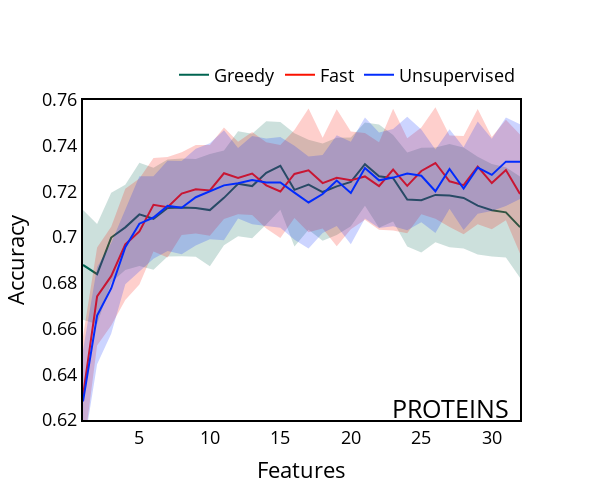

The notebook cell this image was saved under:
### Code cell
PROTEINS_g["y_upper"] = PROTEINS_g["accuracy_contribution"] + PROTEINS_g["accuracy_contribution_std"]
PROTEINS_g["y_lower"] = PROTEINS_g["accuracy_contribution"] - PROTEINS_g["accuracy_contribution_std"]

PROTEINS_f["y_upper"] = PROTEINS_f["accuracy_contribution"] + PROTEINS_f["accuracy_contribution_std"]
PROTEINS_f["y_lower"] = PROTEINS_f["accuracy_contribution"] - PROTEINS_f["accuracy_contribution_std"]

PROTEINS_u["y_upper"] = PROTEINS_u["accuracy_contribution"] + PROTEINS_u["accuracy_contribution_std"]
PROTEINS_u["y_lower"] = PROTEINS_u["accuracy_contribution"] - PROTEINS_u["accuracy_contribution_std"]


x_g = [i+1 for i in PROTEINS_g.index.tolist()]
y_g = PROTEINS_g["accuracy_contribution"].tolist()
y_upper_g = PROTEINS_g["y_upper"].tolist()
y_lower_g = PROTEINS_g["y_lower"].tolist()

x_f = [i+1 for i in PROTEINS_f.index.tolist()]
y_f = PROTEINS_f["accuracy_contribution"].tolist()
y_upper_f = PROTEINS_f["y_upper"].tolist()
y_lower_f = PROTEINS_f["y_lower"].tolist()

x_u = [i+1 for i in PROTEINS_u.index.tolist()]
y_u = PROTEINS_u["accuracy_contribution"].tolist()
y_upper_u = PROTEINS_u["y_upper"].tolist()
y_lower_u = PROTEINS_u["y_lower"].tolist()


fig = go.Figure([
    go.Scatter(
        x=x_g,
        y=y_g,
        line=dict(color='rgb(0,100,80)'),
        mode='lines',
        name="Greedy"
    ),
    go.Scatter(
        x=x_g+x_g[::-1], # x, then x reversed
        y=y_upper_g+y_lower_g[::-1], # upper, then lower reversed
        fill='toself',
        fillcolor='rgba(0,100,80,0.2)',
        line=dict(color='rgba(255,255,255,0)'),
        hoverinfo="skip",
        showlegend=False
    ),

    go.Scatter(
        x=x_f,
        y=y_f,
        line=dict(color='rgb(250, 17, 0)'),
        mode='lines',
        name="Fast"
    ),
    go.Scatter(
        x=x_f+x_f[::-1], # x, then x reversed
        y=y_upper_f+y_lower_f[::-1], # upper, then lower reversed
        fill='toself',
        fillcolor='rgba(250, 17, 0,0.2)',
        line=dict(color='rgba(235, 37, 23,0)'),
        hoverinfo="skip",
        showlegend=False
    ),

    go.Scatter(
        x=x_u,
        y=y_u,
        line=dict(color='rgb(3, 44, 252)'),
        mode='lines',
        name="Unsupervised"
    ),
    go.Scatter(
        x=x_u+x_u[::-1], # x, then x reversed
        y=y_upper_u+y_lower_u[::-1], # upper, then lower reversed
        fill='toself',
        fillcolor='rgba(3, 44, 252,0.2)',
        line=dict(color='rgba(3, 44, 252,0)'),
        hoverinfo="skip",
        showlegend=False
    )
])



# Update figure layout
fig.update_layout(title={'text':'PROTEINS', 'y':0.2, 'x':0.75,'xanchor': 'center','yanchor': 'top'})
fig.update_layout(paper_bgcolor='white')
fig.update_layout(plot_bgcolor='white')
fig.update_yaxes(color='black')
fig.update_layout(
    yaxis = dict(
        title = "Accuracy",
        zeroline=True,
        showline = True,
        linecolor = 'black',
        mirror=True,
        linewidth = 2
    ),
    xaxis = dict(
        title = "Features",
        mirror=True,
        zeroline=True,
        showline = True,
        linecolor = 'black',
        linewidth = 2,
    ),
    width=600,
    height=500,
    font=dict(
    size=18,
    color="black")  
)
fig.update_layout(showlegend=True)
fig.update_layout(yaxis_range=[0.62,0.76])
fig.update_xaxes(showgrid=False, gridwidth=0.5, gridcolor='#e3e1e1')
fig.update_yaxes(showgrid=False, gridwidth=0.5, gridcolor='grey')
fig.update_traces(marker_line_color='black', marker_line_width=1.0, opacity=1.0)

fig.update_layout(legend=dict(
    orientation="h",
    yanchor="bottom",
    y=1.02,
    xanchor="right",
    x=1
))


fig.show()

### Figure 1 — Plotly figure (JSON) as saved in the notebook; plotly's stock layout.template omitted (floating-point values rounded to 4 significant figures)
{"data": [{"line": {"color": "rgb(0,100,80)"}, "marker": {"line": {"color": "black", "width": 1}}, "mode": "lines", "name": "Greedy", "opacity": 1, "type": "scatter", "x": [1, 2, 3, 4, 5, 6, 7, 8, 9, 10, 11, 12, 13, 14, 15, 16, 17, 18, 19, 20, 21, 22, 23, 24, 25, 26, 27, 28, 29, 30, 31, 32], "y": [0.6878, 0.6838, 0.6998, 0.7043, 0.7099, 0.708, 0.7128, 0.713, 0.7128, 0.7118, 0.7172, 0.7234, 0.7223, 0.7281, 0.7312, 0.7207, 0.723, 0.7197, 0.7222, 0.7241, 0.7319, 0.7266, 0.7258, 0.7165, 0.7162, 0.7185, 0.7182, 0.7172, 0.7138, 0.7118, 0.7108, 0.7044]}, {"fill": "toself", "fillcolor": "rgba(0,100,80,0.2)", "hoverinfo": "skip", "line": {"color": "rgba(255,255,255,0)"}, "marker": {"line": {"color": "black", "width": 1}}, "opacity": 1, "showlegend": false, "type": "scatter", "x": [1, 2, 3, 4, 5, 6, 7, 8, 9, 10, 11, 12, 13, 14, 15, 16, 17, 18, 19, 20, 21, 22, 23, 24, 25, 26, 27, 28, 29, 30, 31, 32, 32, 31, 30, 29, 28, 27, 26, 25, 24, 23, 22, 21, 20, 19, 18, 17, 16, 15, 14, 13, 12, 11, 10, 9, 8, 7, 6, 5, 4, 3, 2, 1], "y": [0.7119, 0.7058, 0.7194, 0.7229, 0.7325, 0.7304, 0.734, 0.7344, 0.7342, 0.7364, 0.7379, 0.7463, 0.7452, 0.7507, 0.7504, 0.7455, 0.7427, 0.741, 0.7434, 0.7435, 0.7502, 0.7492, 0.7447, 0.737, 0.7391, 0.7392, 0.7407, 0.7392, 0.7352, 0.732, 0.7306, 0.7266, 0.6822, 0.691, 0.6915, 0.6924, 0.6951, 0.6956, 0.6978, 0.6933, 0.6959, 0.7069, 0.7041, 0.7137, 0.7047, 0.701, 0.6985, 0.7033, 0.6959, 0.712, 0.7055, 0.6995, 0.7004, 0.6965, 0.6873, 0.6914, 0.6916, 0.6916, 0.6857, 0.6874, 0.6856, 0.6802, 0.6618, 0.6638]}, {"line": {"color": "rgb(250, 17, 0)"}, "marker": {"line": {"color": "black", "width": 1}}, "mode": "lines", "name": "Fast", "opacity": 1, "type": "scatter", "x": [1, 2, 3, 4, 5, 6, 7, 8, 9, 10, 11, 12, 13, 14, 15, 16, 17, 18, 19, 20, 21, 22, 23, 24, 25, 26, 27, 28, 29, 30, 31, 32], "y": [0.6306, 0.6741, 0.6829, 0.6968, 0.7025, 0.7142, 0.7131, 0.7191, 0.721, 0.7205, 0.7279, 0.7258, 0.7278, 0.7227, 0.72, 0.7276, 0.7292, 0.7237, 0.7259, 0.7249, 0.7265, 0.7224, 0.7295, 0.7225, 0.7289, 0.7324, 0.7245, 0.7228, 0.7308, 0.7237, 0.7293, 0.7189]}, {"fill": "toself", "fillcolor": "rgba(250, 17, 0,0.2)", "hoverinfo": "skip", "line": {"color": "rgba(235, 37, 23,0)"}, "marker": {"line": {"color": "black", "width": 1}}, "opacity": 1, "showlegend": false, "type": "scatter", "x": [1, 2, 3, 4, 5, 6, 7, 8, 9, 10, 11, 12, 13, 14, 15, 16, 17, 18, 19, 20, 21, 22, 23, 24, 25, 26, 27, 28, 29, 30, 31, 32, 32, 31, 30, 29, 28, 27, 26, 25, 24, 23, 22, 21, 20, 19, 18, 17, 16, 15, 14, 13, 12, 11, 10, 9, 8, 7, 6, 5, 4, 3, 2, 1], "y": [0.6565, 0.6955, 0.7045, 0.7211, 0.7257, 0.7346, 0.735, 0.7372, 0.7403, 0.7404, 0.7479, 0.7417, 0.746, 0.7416, 0.7403, 0.7469, 0.7563, 0.7435, 0.7559, 0.7463, 0.7455, 0.7415, 0.7562, 0.7432, 0.7479, 0.7568, 0.7445, 0.7443, 0.756, 0.7438, 0.7513, 0.7449, 0.6928, 0.7074, 0.7035, 0.7056, 0.7012, 0.7044, 0.7081, 0.71, 0.7017, 0.7029, 0.7032, 0.7076, 0.7034, 0.696, 0.7038, 0.7022, 0.7084, 0.6996, 0.7038, 0.7097, 0.71, 0.708, 0.7006, 0.7016, 0.7009, 0.6911, 0.6938, 0.6793, 0.6725, 0.6613, 0.6526, 0.6048]}, {"line": {"color": "rgb(3, 44, 252)"}, "marker": {"line": {"color": "black", "width": 1}}, "mode": "lines", "name": "Unsupervised", "opacity": 1, "type": "scatter", "x": [1, 2, 3, 4, 5, 6, 7, 8, 9, 10, 11, 12, 13, 14, 15, 16, 17, 18, 19, 20, 21, 22, 23, 24, 25, 26, 27, 28, 29, 30, 31, 32], "y": [0.6281, 0.6657, 0.6775, 0.6956, 0.7059, 0.7086, 0.7137, 0.7129, 0.7175, 0.7201, 0.7227, 0.7236, 0.725, 0.724, 0.724, 0.7195, 0.7152, 0.7189, 0.7248, 0.7194, 0.7302, 0.7249, 0.726, 0.7278, 0.7268, 0.7201, 0.7298, 0.7213, 0.7304, 0.7272, 0.733, 0.733]}, {"fill": "toself", "fillcolor": "rgba(3, 44, 252,0.2)", "hoverinfo": "skip", "line": {"color": "rgba(3, 44, 252,0)"}, "marker": {"line": {"color": "black", "width": 1}}, "opacity": 1, "showlegend": false, "type": "scatter", "x": [1, 2, 3, 4, 5, 6, 7, 8, 9, 10, 11, 12, 13, 14, 15, 16, 17, 18, 19, 20, 21, 22, 23, 24, 25, 26, 27, 28, 29, 30, 31, 32, 32, 31, 30, 29, 28, 27, 26, 25, 24, 23, 22, 21, 20, 19, 18, 17, 16, 15, 14, 13, 12, 11, 10, 9, 8, 7, 6, 5, 4, 3, 2, 1], "y": [0.6504, 0.6869, 0.6974, 0.7118, 0.7266, 0.7266, 0.7334, 0.7333, 0.7386, 0.741, 0.7467, 0.739, 0.7442, 0.7431, 0.7438, 0.74, 0.7353, 0.7359, 0.7446, 0.7418, 0.7523, 0.7457, 0.7473, 0.7527, 0.7471, 0.7383, 0.7472, 0.7394, 0.7506, 0.743, 0.7524, 0.7494, 0.7167, 0.7137, 0.7115, 0.7102, 0.7032, 0.7125, 0.7018, 0.7065, 0.703, 0.7048, 0.704, 0.7082, 0.6969, 0.7049, 0.7018, 0.695, 0.6989, 0.7041, 0.7048, 0.7057, 0.7081, 0.6986, 0.6991, 0.6963, 0.6925, 0.6939, 0.6905, 0.6851, 0.6794, 0.6577, 0.6444, 0.6059]}], "layout": {"font": {"color": "black", "size": 18}, "height": 500, "legend": {"orientation": "h", "x": 1, "xanchor": "right", "y": 1.02, "yanchor": "bottom"}, "paper_bgcolor": "white", "plot_bgcolor": "white", "showlegend": true, "title": {"text": "PROTEINS", "x": 0.75, "xanchor": "center", "y": 0.2, "yanchor": "top"}, "width": 600, "xaxis": {"autorange": true, "gridcolor": "#e3e1e1", "gridwidth": 0.5, "linecolor": "black", "linewidth": 2, "mirror": true, "range": [1, 32], "showgrid": false, "showline": true, "title": {"text": "Features"}, "type": "linear", "zeroline": true}, "yaxis": {"color": "black", "gridcolor": "grey", "gridwidth": 0.5, "linecolor": "black", "linewidth": 2, "mirror": true, "range": [0.62, 0.76], "showgrid": false, "showline": true, "title": {"text": "Accuracy"}, "type": "linear", "zeroline": true}}}
